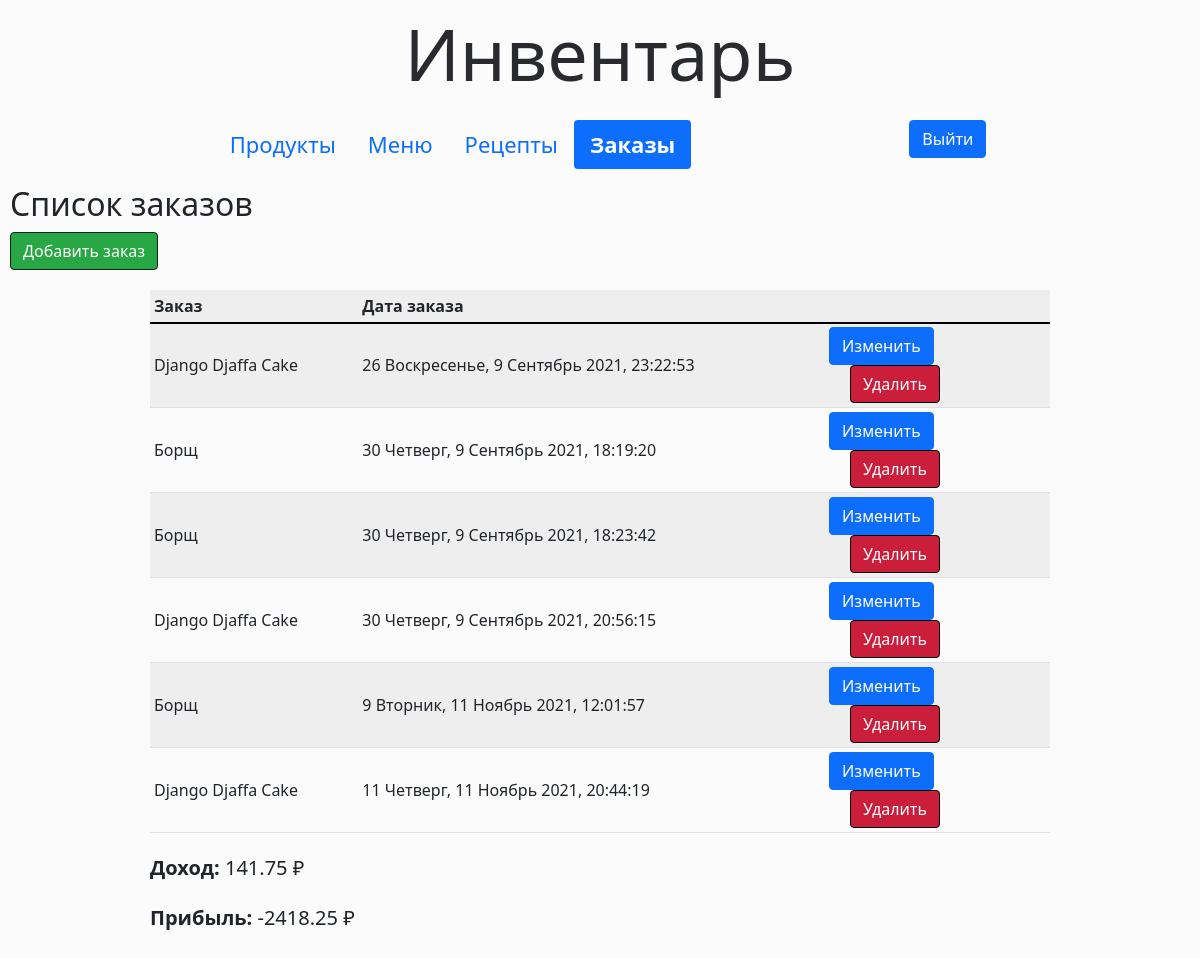
/purchase/list (signed in), run on the app's committed database.
### inventory/models.py (models this page shows, shortened)
class Purchase(models.Model):
    menu_item = models.ForeignKey(MenuItem, on_delete=models.CASCADE)
    timestamp = models.DateTimeField(default=now)
    class Meta:
        ordering = ['timestamp']

class MenuItem(models.Model):
    title = models.CharField(max_length=30)
    price = models.FloatField(default=0)
    def __str__(self):
        return self.title
    class Meta:
        ordering = ['title']

class Ingredient(models.Model):
    KG = "кг"
    TBSP = "гр"
    OTHER = "другое"
    MEASURE_CHOICES = [
        (KG, "кг"),
        (TBSP, "гр"),
        (OTHER, "другое")
    ]
    name = models.CharField(max_length=30)
    quantity = models.FloatField(default=0)
    unit = models.CharField(max_length=25, choices=MEASURE_CHOICES, default=OTHER)
    unit_price = models.FloatField(default=0)
    class Meta:
        ordering = ['name']

### inventory/views.py (the view)
# urls.py: path("purchase/list",views.PurchaseList.as_view(), name="purchaselist"),
class PurchaseList(LoginRequiredMixin, ListView):
    model = Purchase
    template_name = "inventory/purchase_list.html"

### inventory/templatetags/custom_tags.py (called while the page is built)
@register.simple_tag
def get_sum_purchase():
    purchase = Purchase.objects.select_related('menu_item').all()
    menu = MenuItem.objects.all()
    price_purchase_list=[]
    for m in menu:
        for p in purchase:
            if m.title == str(p.menu_item):
                price_purchase_list.append(m.price)
    price_purchase_sum = sum(price_purchase_list)
    return price_purchase_sum

@register.simple_tag
def get_sum_ingredient():
    ingredients = Ingredient.objects.all()
    ing_price_list = []
    for i in ingredients:
        ing_price_list.append(i.unit_price)
    ing_price_sum = sum(ing_price_list)
    return ing_price_sum

@register.simple_tag
def get_profit():
    sum_ingredient = get_sum_ingredient()
    sum_purchase = get_sum_purchase()
    profit = sum_purchase - sum_ingredient
    return profit

### inventory/templates/inventory/purchase_list.html (shortened to what this page needs)
{% extends './base.html' %}
{% load custom_tags %}
{% block content %}
<h2>Список заказов</h2>
<a href="{% url 'purchasecreate' %}"><button class="btn-add margin-bottom-20">Добавить заказ</button></a>
<div class="table-responsive">
<table id="ingredients" class="table table-striped table-sm table-form margin-auto">
  <tr class="table-header">
    <th>Заказ</th>
    <th>Дата заказа</th>
      <th class="width-25"> </th>
  </tr>
  {% for list in purchase_list %}
  <tr>
      <td>{{ list.menu_item }}</td>
      <td>{{ list.timestamp|date:"j l, n F Y, G:i:s" }}</td>
      <td><a href="{% url 'purchaseupdate' list.id %}"><button class="btn btn-primary">Изменить</button></a> <a href="{% url 'purchasedelete' list.id %}"><button class="btn-delete">Удалить</button></a></td>
  </tr>
  {% endfor %}
</table>
<div class="expenses-result table-responsive" ><strong>Доход:</strong> {% get_sum_purchase %} &#8381; </div>
<div class="expenses-result table-responsive" ><strong>Прибыль:</strong> {% get_profit %} &#8381; </div>
</div>
{% endblock %}

### inventory/static/css/style.css (style rules this page uses)
body { background: rgb(241 241 241); }
.margin-bottom-20 { margin-bottom: 20px; }
.width-25 { width: 25%; }
.margin-auto { margin: auto !important; }
.table-header { border-bottom: 2px solid #000000; }
.table-form { vertical-align: middle !important; max-width: 900px; }
.btn-delete { display: inline-block; font-weight: 400; line-height: 1.5; color: #212529; text-align: center; text-decoration: none; vertical-align: middle; cursor: pointer; -webkit-user-select: none; -moz-user-select: none; -ms-user-select: none; user-select: none; background-color: transparent; border: 1px solid transparent; padding: 0.375rem 0.75rem; font-size: 1rem; border-radius: 0.25rem; transition: color 0.15s ease-in-out, background-color 0.15s ease-in-out, border-color 0.15s ease-in-out, box-shadow 0.15s ease-in-out; color: #fff; background-color: #cb1e3a; border-color: #000000; margin-left: 21px; }
.btn-add { display: inline-block; font-weight: 400; line-height: 1.5; color: #212529; text-align: center; text-decoration: none; vertical-align: middle; cursor: pointer; -webkit-user-select: none; -moz-user-select: none; -ms-user-select: none; user-select: none; background-color: transparent; border: 1px solid transparent; padding: 0.375rem 0.75rem; font-size: 1rem; border-radius: 0.25rem; transition: color 0.15s ease-in-out, background-color 0.15s ease-in-out, border-color 0.15s ease-in-out, box-shadow 0.15s ease-in-out; color: #fff; background-color: #28a745; border-color: #1b1e21; }
.expenses-result { margin-top: 30px; max-width: 900px; margin: 20px auto 0 auto; font-size: 20px; }

### data on the page
Purchase: menu_item "Django Djaffa Cake", timestamp "26 Воскресенье, 9 Сентябрь 2021, 23:22:53"
Purchase: menu_item "Борщ", timestamp "30 Четверг, 9 Сентябрь 2021, 18:19:20"
Purchase: menu_item "Борщ", timestamp "30 Четверг, 9 Сентябрь 2021, 18:23:42"
Purchase: menu_item "Django Djaffa Cake", timestamp "30 Четверг, 9 Сентябрь 2021, 20:56:15"
Purchase: menu_item "Борщ", timestamp "9 Вторник, 11 Ноябрь 2021, 12:01:57"
Purchase: menu_item "Django Djaffa Cake", timestamp "11 Четверг, 11 Ноябрь 2021, 20:44:19"
MenuItem: title+price "141.75"
Ingredient: unit_price.price "-2418.25"
